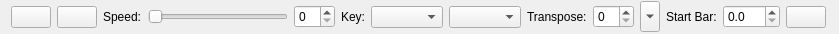
<?xml version="1.0" encoding="UTF-8"?>
<ui version="4.0">
 <class>GuiTopBar</class>
 <widget class="QWidget" name="GuiTopBar">
  <property name="geometry">
   <rect>
    <x>0</x>
    <y>0</y>
    <width>839</width>
    <height>34</height>
   </rect>
  </property>
  <property name="sizePolicy">
   <sizepolicy hsizetype="Minimum" vsizetype="Fixed">
    <horstretch>0</horstretch>
    <verstretch>0</verstretch>
   </sizepolicy>
  </property>
  <property name="minimumSize">
   <size>
    <width>0</width>
    <height>34</height>
   </size>
  </property>
  <property name="maximumSize">
   <size>
    <width>524287</width>
    <height>524287</height>
   </size>
  </property>
  <property name="windowTitle">
   <string>Form</string>
  </property>
  <layout class="QHBoxLayout">
   <property name="sizeConstraint">
    <enum>QLayout::SetMaximumSize</enum>
   </property>
   <property name="topMargin">
    <number>0</number>
   </property>
   <property name="bottomMargin">
    <number>0</number>
   </property>
   <item>
    <layout class="QHBoxLayout">
     <property name="spacing">
      <number>6</number>
     </property>
     <property name="sizeConstraint">
      <enum>QLayout::SetFixedSize</enum>
     </property>
     <item>
      <widget class="QPushButton" name="playFromStartButton">
       <property name="toolTip">
        <string>Start playing music from the start</string>
       </property>
       <property name="text">
        <string/>
       </property>
       <property name="icon">
        <iconset resource="application.qrc">
         <normaloff>:/images/play-from-start.png</normaloff>:/images/play-from-start.png</iconset>
       </property>
       <property name="iconSize">
        <size>
         <width>24</width>
         <height>24</height>
        </size>
       </property>
       <property name="checkable">
        <bool>false</bool>
       </property>
      </widget>
     </item>
     <item>
      <widget class="QPushButton" name="playButton">
       <property name="toolTip">
        <string>Start and stop playing music</string>
       </property>
       <property name="text">
        <string/>
       </property>
       <property name="icon">
        <iconset resource="application.qrc">
         <normaloff>:/images/play.png</normaloff>:/images/play.png</iconset>
       </property>
       <property name="iconSize">
        <size>
         <width>24</width>
         <height>24</height>
        </size>
       </property>
       <property name="checkable">
        <bool>false</bool>
       </property>
      </widget>
     </item>
     <item>
      <widget class="QLabel" name="label_2">
       <property name="text">
        <string>Speed:</string>
       </property>
      </widget>
     </item>
     <item>
      <widget class="QSlider" name="speedSlider">
       <property name="orientation">
        <enum>Qt::Horizontal</enum>
       </property>
       <property name="minimumSize">
        <size>
         <width>140</width>
         <height>0</height>
        </size>
       </property>
       <property name="focusPolicy">
        <enum>Qt::NoFocus</enum>
       </property>
       <property name="toolTip">
        <string>Drag to change the speed (double-click for 100%)</string>
       </property>
      </widget>
     </item>
     <item>
      <widget class="QSpinBox" name="speedSpin"/>
     </item>
     <item>
      <widget class="QLabel" name="label_5">
       <property name="text">
        <string>Key:</string>
       </property>
      </widget>
     </item>
     <item>
      <widget class="QComboBox" name="keyCombo"/>
     </item>
     <item>
      <widget class="QComboBox" name="majorCombo"/>
     </item>
     <item>
      <widget class="QLabel" name="label">
       <property name="text">
        <string>Transpose:</string>
       </property>
      </widget>
     </item>
     <item>
      <widget class="QSpinBox" name="transposeSpin"/>
     </item>
     <item>
      <widget class="QToolButton" name="loopingBarsPopupButton">
       <property name="text">
        <string/>
       </property>
       <property name="iconSize">
        <size>
         <width>12</width>
         <height>24</height>
        </size>
       </property>
       <property name="checkable">
        <bool>true</bool>
       </property>
       <property name="arrowType">
        <enum>Qt::DownArrow</enum>
       </property>
      </widget>
     </item>
     <item>
      <widget class="QLabel" name="label_3">
       <property name="text">
        <string>Start Bar:</string>
       </property>
      </widget>
     </item>
     <item>
      <widget class="QDoubleSpinBox" name="startBarSpin">
       <property name="decimals">
        <number>1</number>
       </property>
       <property name="maximum">
        <double>999.899999999999977</double>
       </property>
      </widget>
     </item>
     <item>
      <widget class="QPushButton" name="saveBarButton">
       <property name="toolTip">
        <string>Save this Bar Number</string>
       </property>
       <property name="text">
        <string/>
       </property>
       <property name="icon">
        <iconset resource="application.qrc">
         <normaloff>:/images/flag.png</normaloff>:/images/flag.png</iconset>
       </property>
       <property name="iconSize">
        <size>
         <width>24</width>
         <height>24</height>
        </size>
       </property>
      </widget>
     </item>
     <item>
      <spacer>
       <property name="orientation">
        <enum>Qt::Horizontal</enum>
       </property>
       <property name="sizeHint" stdset="0">
        <size>
         <width>0</width>
         <height>30</height>
        </size>
       </property>
      </spacer>
     </item>
    </layout>
   </item>
  </layout>
 </widget>
 <resources>
  <include location="application.qrc"/>
 </resources>
 <connections/>
</ui>
